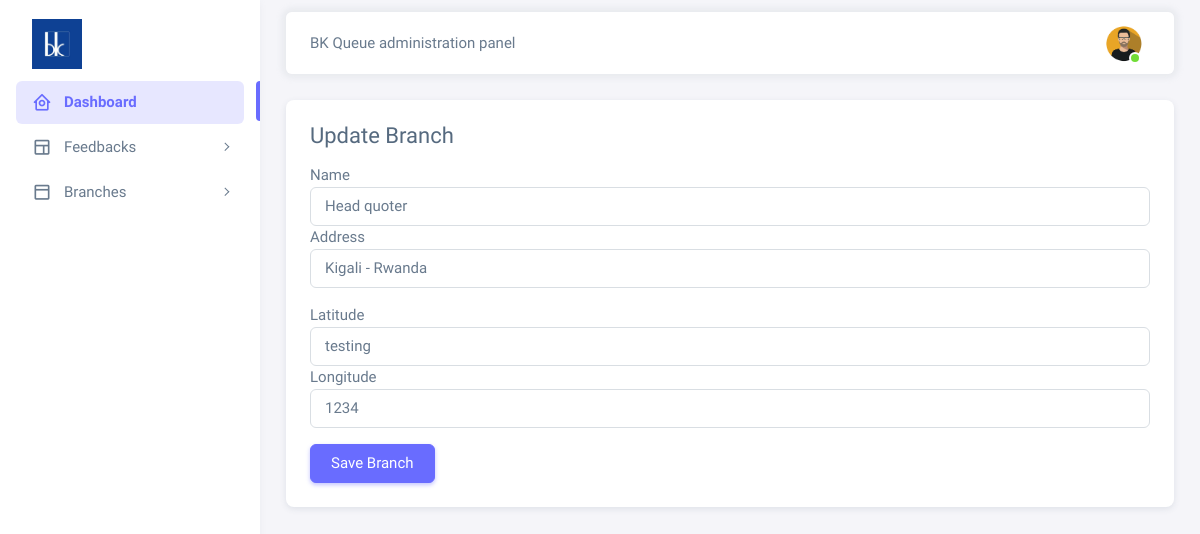
The app's page /dashboard/branches/edit/14 (signed in), older data.
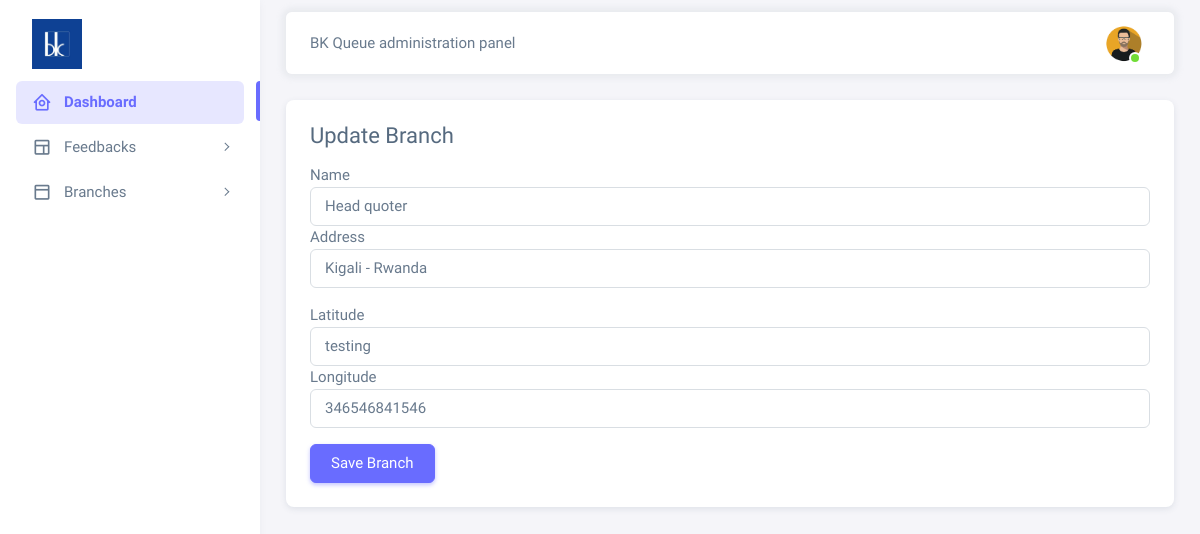
The same page, newer data.
### dashboard/models.py (models this page shows, shortened)
class Branches(models.Model):
    id = models.AutoField(auto_created=True, primary_key=TRUE)
    name = models.CharField(max_length=500, blank=False, null=False)
    lat = models.TextField()
    long = models.TextField()
    address = models.CharField(max_length=500, blank=False, null=False)
    date = models.DateTimeField(default=datetime.datetime.now())

### dashboard/views.py (the view)
# urls.py: path('branches/edit/<int:id>', views.editBranch),
def editBranch(req, id):
    if req.user.is_authenticated:
        if req.method == "POST":
            branchName = req.POST['branchName']
            lat = req.POST['lat']
            long = req.POST['long']
            address = req.POST['address']
            id = req.POST['id']
            models.Branches.objects.filter(
                id=id
            ).update(name=branchName,
                     lat=lat,
                     long=long,
                     address=address)
            return redirect('branches')
        else:
            branch = models.Branches.objects.get(id=id)
            print(branch)
            context = {
                'branch': branch
            }
            return render(req, 'edit-branch.html', context)
    else:
        return redirect('/login')

### templates/edit-branch.html (shortened to what this page needs)
{% extends "base.html" %} {% load static %} {% block contents %}
<div class="container-xxl flex-grow-1 container-p-y">
      <div class="card">
        <div class="card-body">
          <h4>Update Branch</h4>
          {% if branch %}
          <form method="post">
            <div class="form-group">
              <label for="">Name</label>
              <input
                type="text"
                placeholder="Enter branch name"
                name="branchName"
                class="form-control"
                value="{{ branch.name }}"
                required
              />
            </div>
            <div class="form-group mb-3">
              <label for="">Address</label>
              <input
                type="text"
                placeholder="Enter branch address"
                name="address"
                class="form-control"
                value="{{ branch.address }}"
                required
              />
            </div>
            <div class="form-group">
              <label for="">Latitude</label>
              <input
                type="text"
                placeholder="Enter branch latitude"
                name="lat"
                class="form-control"
                value="{{ branch.lat }}"
                required
              />
            </div>
            <div class="form-group">
              <label for="">Longitude</label>
              <input
                type="text"
                placeholder="Enter branch longitude"
                name="long"
                class="form-control"
                value="{{ branch.long }}"
                required
              />
            </div>
            <button class="btn btn-primary mt-3">Save Branch</button>
          </form>
          {% endif %}
        </div>
      </div>
    </div>
  </div>
</div>
{% endblock contents %}

Row changes from the older to the newer data that the page shows:
changed Branches "Head quoter": long "1234" → "346546841546"
